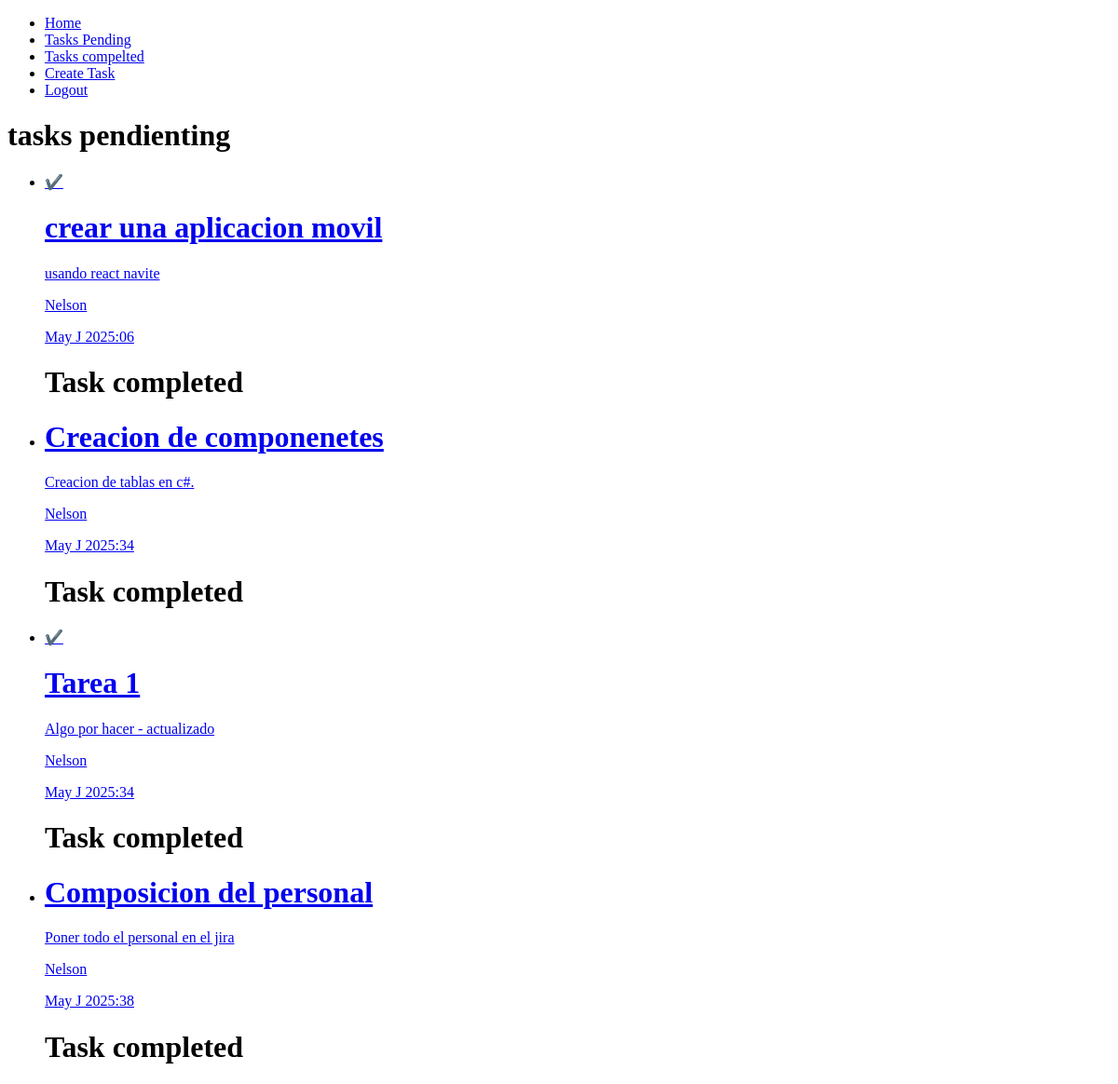
The page /tasks_completed/ (signed in) on the database as committed earlier.
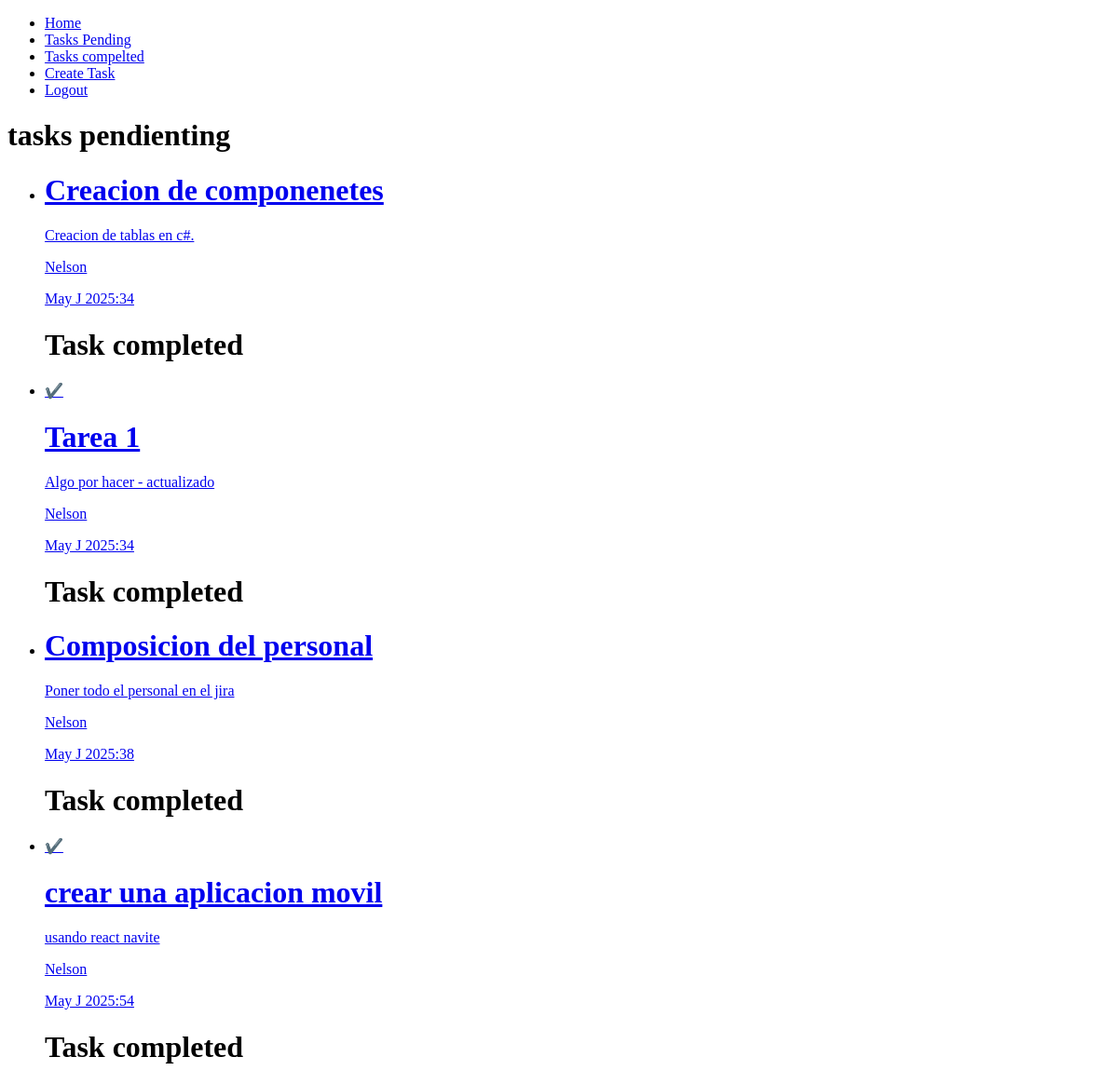
The same page on the database as committed later.
### tasks/models.py (models this page shows, shortened)
class Tasks(models.Model):
    title = models.CharField(max_length=200)
    description = models.TextField(blank=True)
    created = models.DateTimeField(auto_now_add=True)
    date_completed = models.DateTimeField(null=True, blank=True)
    important = models.BooleanField(default=False)
    user = models.ForeignKey(User, on_delete=models.CASCADE)

### tasks/views.py (the view)
# urls.py: path('tasks_completed/',views.tasks_completed, name="tasks_completed"),
@login_required
def tasks_completed(request):
    task = Tasks.objects.filter(user = request.user, date_completed__isnull=False).order_by('date_completed')
    return render(request, 'tasks.html',{
        'tasks': task
    })

### tasks/templates/tasks.html (shortened to what this page needs)
{% extends 'base.html' %}
{% block content %}
<h1>tasks pendienting</h1>
<ul>
{% for task in tasks %}
<li>
    <a href="{% url 'task_detail' task.id %}">
        {% if task.important == True  %}
        <span>✔️</span>
        {% endif %}
        <h1>{{task.title}}</h1>
        <p>{{task.description}}</p>
        <p>{{task.user.username}}</p>
        <p>{{task.date_completed | date:'M J Y:i'}}</p>
        </a>
</li>
<h1>Task completed</h1>
{% endfor %}
{% endblock %}

### tasks/templates/base.html (shortened to what this page needs)
<!DOCTYPE html>
<html lang="en">
<head>
</head>
<body>
    <nav>
        <ul>
            <li>
                <a href="/">Home</a>
            </li>
            {% if user.is_authenticated %}
            <li>
                <a href="{% url 'tasks' %}">Tasks Pending</a>
            </li>
            <li>
                <a href="{% url 'tasks_completed' %}">Tasks compelted</a>
            </li>
            <li>
                <a href="/task/create">Create Task</a>
            </li>
             <li>
                <a href="/logout">Logout</a>
            </li>
            {% endif %}
        </ul>
    </nav>
    {% block content %}
    {% endblock %}
</body>
</html>

Rows that differ between the two databases and show on the page:
changed Tasks "crear una aplicacion movil": date_completed "May J 2025:06" → "May J 2025:54"; moves down the list
